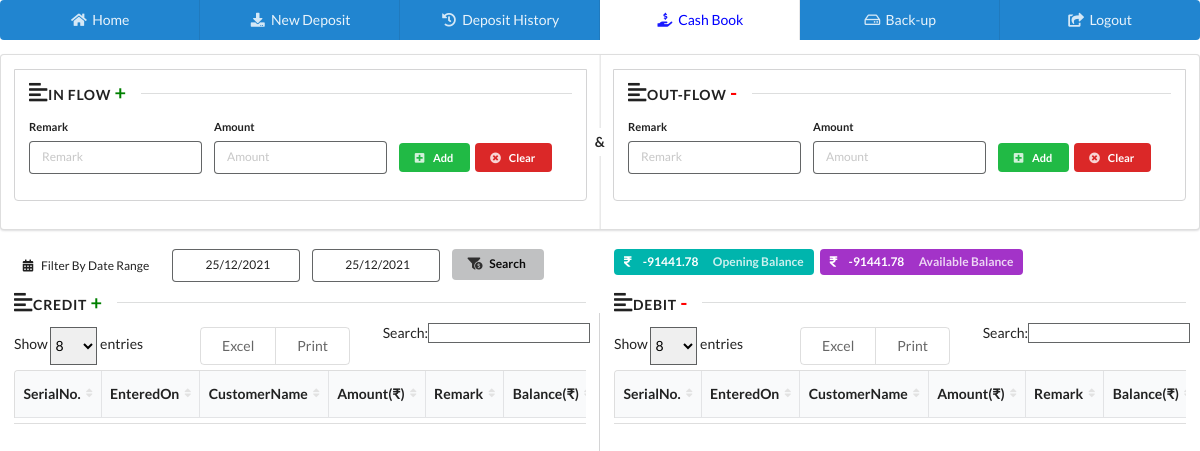
Before: /daily_flow/ (signed in) with the older database file.
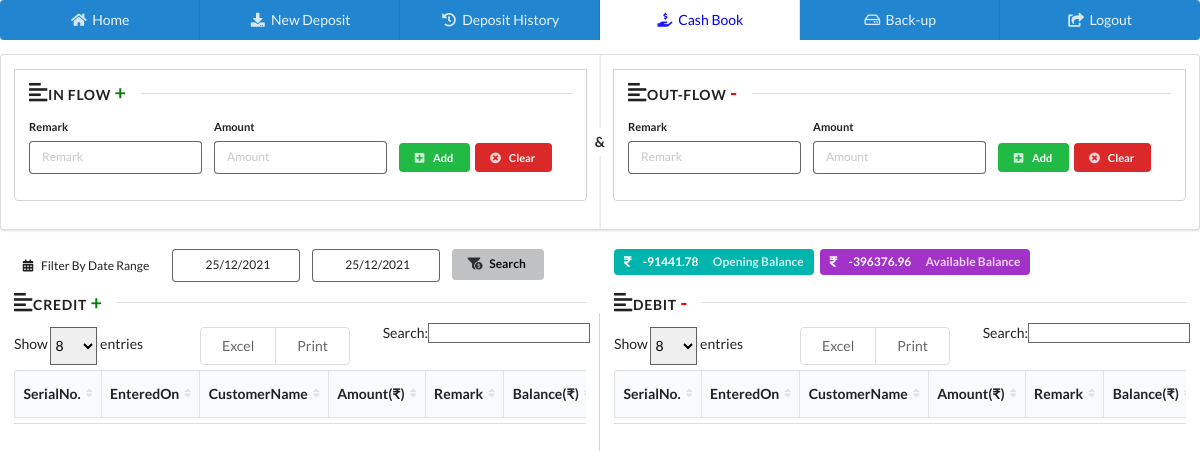
After: the same page with the newer database file.
### home/models.py (models this page shows, shortened)
class CashBook(models.Model):
    remark = models.CharField(max_length=300, blank=True, null=True)
    depositID = models.CharField(max_length=100, default='N/A')
    customerName = models.CharField(max_length=100, default='N/A')
    interest = models.FloatField(default=0.0)
    transactionType = models.CharField(max_length=300, blank=True, null=True)
    amount = models.FloatField(default=0.0)
    balanceThatTime = models.FloatField(default=0.0)
    availableBalance = models.FloatField(default=0.0)
    totalCredit = models.FloatField(default=0.0)
    totalDebit = models.FloatField(default=0.0)
    isDeleted = models.BooleanField(default=False)
    datetime = models.DateTimeField(auto_now_add=True, auto_now=False)
    lastUpdatedOn = models.DateTimeField(auto_now_add=False, auto_now=True)
    class Meta:
        verbose_name_plural = 'D) CashBook List'

### home/views.py (the view)
# urls.py: path('daily_flow/', daily_report, name='daily_report'),
def daily_report(request):
    if request.user.is_authenticated:
        try:
            opening = CashBook.objects.filter(datetime__lt=datetime.today().date()).last()
            o_balance = opening.availableBalance
        except:
            o_balance = 0.0
        try:
            current = CashBook.objects.all().last()
            c = current.availableBalance
        except:
            c = 0.0
        context = {
            'o_balance': o_balance,
            'c': c,
            'date': datetime.today().date(),
        }
        return render(request, 'home/dailyReport.html', context)
    else:
        return redirect('homeApp:loginPage')

### home/templates/home/dailyReport.html (shortened to what the changed rows need)
{% extends 'home/index.html' %}
{% load static %}
{% block body %}
<div class="row">
                    <div class="ui internally padded grid">
                        <div class="row" style="padding-bottom: 0!important;padding-top: 5px!important;">
                            <div class="eight wide column">
                                <div class="ui teal label">
                                    <i class="rupee icon"></i>
                                    {{ o_balance }}
                                    <a class="detail">Opening Balance</a>
                                </div>
                                <div class="ui purple label">
                                    <i class="rupee icon"></i>
                                    {{ c }}
                                    <a class="detail">Available Balance</a>
                                </div>
                            </div>
                        </div>
                    </div>
    <div class="ui internally celled grid">
        <div class="row">
            <div class="eight wide column">
                <table id="cTable" class="ui sortable celled very compact table"
                       style="margin-top: 5px;width: 100%">
                    <thead>
                    <tr>
                        <th>SerialNo.</th>
                          <th>EnteredOn</th>
                          <th>CustomerName</th>
                        <th>Amount(₹)</th>
                        <th>Remark</th>
                        <th>Balance(₹)</th>
                    </tr>
                    </thead>
                </table>
            </div>
            <div class="eight wide column">
                <table id="dTable" class="ui sortable celled very compact table"
                       style="margin-top: 5px;width: 100%">
                    <thead>
                    <tr>
                       <th>SerialNo.</th>
                          <th>EnteredOn</th>
                          <th>CustomerName</th>
                        <th>Amount(₹)</th>
                        <th>Remark</th>
                        <th>Balance(₹)</th>
                    </tr>
                    </thead>
                </table>
            </div>
        </div>
    </div>
</div>
{% endblock %}

Changed rows visible on the page:
added CashBook: availableBalance "-396376.96"
Other visible differences:
{{ c }}: "-91441.78" → "-396376.96"
